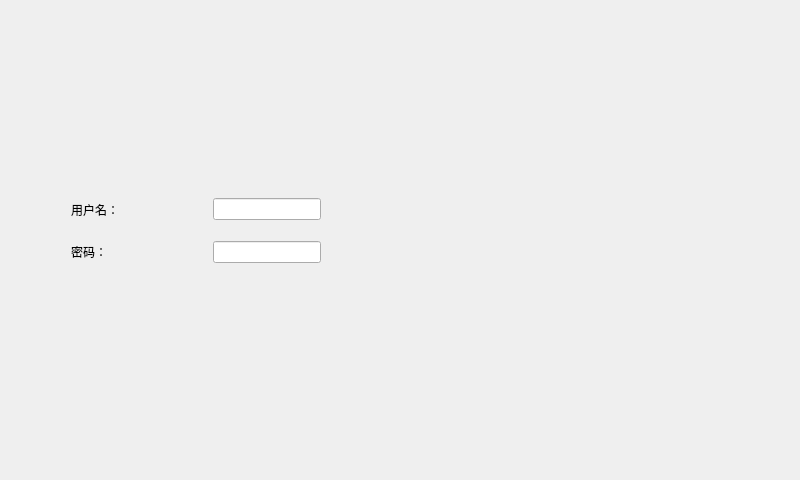
<?xml version="1.0" encoding="UTF-8"?>
<ui version="4.0">
 <class>login</class>
 <widget class="QMainWindow" name="login">
  <property name="geometry">
   <rect>
    <x>0</x>
    <y>0</y>
    <width>800</width>
    <height>480</height>
   </rect>
  </property>
  <property name="windowTitle">
   <string>login</string>
  </property>
  <widget class="QWidget" name="centralWidget">
   <widget class="QWidget" name="layoutWidget">
    <property name="geometry">
     <rect>
      <x>60</x>
      <y>180</y>
      <width>281</width>
      <height>101</height>
     </rect>
    </property>
    <layout class="QGridLayout" name="gridLayout">
     <item row="0" column="0">
      <widget class="QLabel" name="label">
       <property name="styleSheet">
        <string notr="true">font: 18pt &quot;Hack&quot;;</string>
       </property>
       <property name="text">
        <string>用户名：</string>
       </property>
      </widget>
     </item>
     <item row="0" column="1" alignment="Qt::AlignHCenter|Qt::AlignVCenter">
      <widget class="QLineEdit" name="lineEdit">
       <property name="styleSheet">
        <string notr="true">font: 18pt &quot;Hack&quot;;</string>
       </property>
      </widget>
     </item>
     <item row="1" column="0">
      <widget class="QLabel" name="label_2">
       <property name="styleSheet">
        <string notr="true">font: 18pt &quot;Hack&quot;;</string>
       </property>
       <property name="text">
        <string>密码：</string>
       </property>
      </widget>
     </item>
     <item row="1" column="1" alignment="Qt::AlignHCenter|Qt::AlignVCenter">
      <widget class="QLineEdit" name="lineEdit_2">
       <property name="styleSheet">
        <string notr="true">font: 18pt &quot;Hack&quot;;</string>
       </property>
      </widget>
     </item>
    </layout>
   </widget>
   <widget class="QLabel" name="background">
    <property name="geometry">
     <rect>
      <x>0</x>
      <y>0</y>
      <width>800</width>
      <height>480</height>
     </rect>
    </property>
    <property name="styleSheet">
     <string notr="true">border-image: url(:/img/login-background.jpg);</string>
    </property>
    <property name="text">
     <string/>
    </property>
   </widget>
   <zorder>background</zorder>
   <zorder>layoutWidget</zorder>
  </widget>
 </widget>
 <layoutdefault spacing="6" margin="11"/>
 <resources/>
 <connections/>
</ui>
